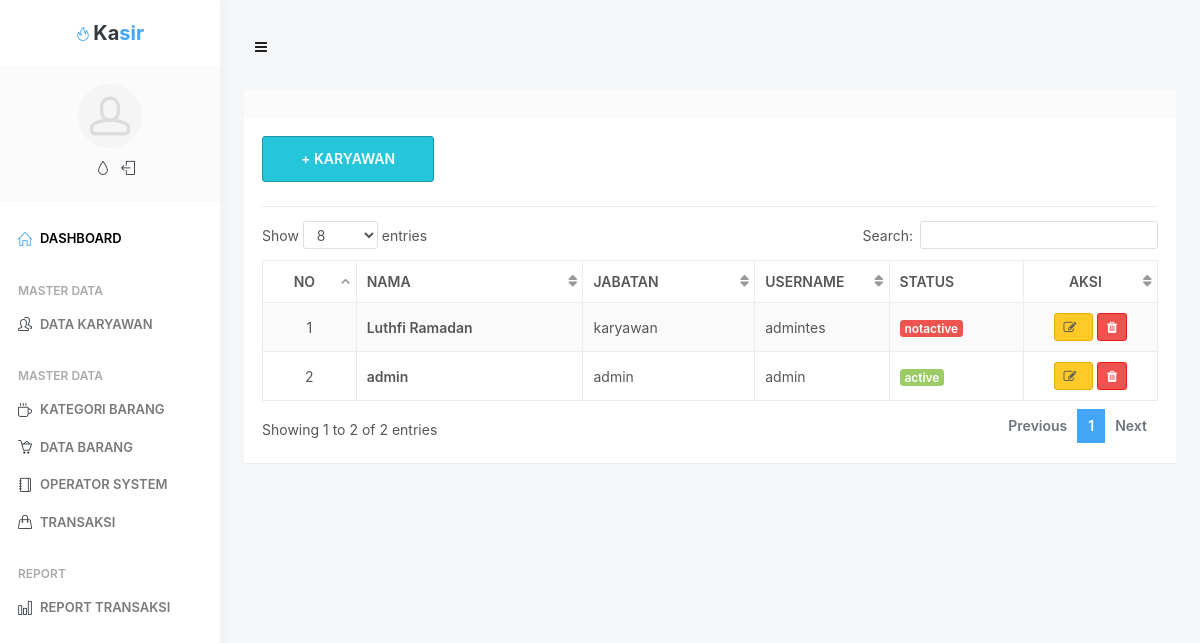
/index.php/AdminController/Datakaryawan, run on the app's committed database.
### tables this page shows
CREATE TABLE `tbluser` (
  `id_user` int(3) NOT NULL,
  `nama_user` varchar(20) DEFAULT NULL,
  `username` varchar(20) DEFAULT NULL,
  `password` varchar(150) DEFAULT NULL,
  `jabatan` enum('admin','karyawan') DEFAULT NULL,
  `status` enum('notactive','active') DEFAULT NULL
);

### application/controllers/AdminController.php (called while the page is built, shortened)
<?php
class AdminController extends CI_Controller {
	public function __construct()
	{
		$this->load->model('M_karyawan');
	}
	public function datakaryawan()
	{
		$data['karyawan'] = $this->M_karyawan->getAllDataKaryawan();
		$this->load->view('admin/layout/masterpage',$data);
	}
}

### index.php (called while the page is built, shortened)
<?php
require_once BASEPATH.'core/CodeIgniter.php';

### application/models/M_karyawan.php (called while the page is built, shortened)
<?php
class M_karyawan extends CI_Model {
	public function getAllDataKaryawan()
	{
		$query =$this->db->order_by('id_user', 'DESC')->get('tbluser');
		return $query->result();
	}
}

### application/views/admin/page/v_datakaryawan.php (the view, shortened to what this page needs)
<div class="block">
    <div class="block-header block-header-default">
    </div>
    <div class="block-content block-content-full">
        <button type="button" class="btn btn-hero btn-info text-uppercase mb-10" data-toggle="modal" data-target="#modal-large">+ Karyawan</button>
        <hr>
        <table class="table table-bordered table-striped table-vcenter js-dataTable-full">
            <thead>
                <tr>
                    <th class="text-center">No</th>
                    <th>Nama</th>
                    <th class="d-none d-sm-table-cell">Jabatan</th>
                    <th class="d-none d-sm-table-cell" style="width: 15%;">username</th>
                       <th class="d-none d-sm-table-cell" style="width: 15%;">Status</th>
                    <th class="text-center" style="width: 15%;">Aksi</th>
                </tr>
            </thead>
            <tbody>
                <?php
                $i = 0;
                foreach ($karyawan as $row) {
                    $i++;
                    ?>
                    <tr>
                        <td class="text-center">
                            <?php echo $i; ?>
                        </td>
                        <td class="font-w600">
                            <?php echo $row->nama_user ?>
                        </td>
                        <td class="d-none d-sm-table-cell">
                            <?php echo $row->jabatan ?>
                        </td>
                          <td class="d-none d-sm-table-cell">
                            <?php echo $row->username?>
                        </td>
                        <td class="d-none d-sm-table-cell">
                            <?php
                            if ($row->status=='notactive') {
                             echo "<span class='badge badge-danger'>".$row->status."</span>";
                         }else{
                             echo "<span class='badge badge-success'>".$row->status."</span>";
                         }
                         ?>
                     </td>
                     <td class="text-center">
                        <a class="btn btn-sm btn-warning" data-toggle="modal" data-target="#modal_edit<?php echo $row->id_user;?>" title="Edit Karyawan">
                            <i class="fa fa-edit"></i> &nbsp;
                        </a>
                        <a href="<?php echo site_url('KaryawanController/deleteKaryawan/'.$row->id_user) ?>" class="btn btn-sm btn-danger" data-toggle="tooltip" title="Hapus Karyawan" onclick="return confirm('Hapus Data ?');">
                            <i class="fa fa-trash"></i>
                        </a>
                    </td>
                </tr>
                <?php
            }
            ?>
        </tbody>
    </table>
</div>
</div>

### data on the page
tbluser: nama_user "Luthfi Ramadan", jabatan "karyawan", username "admintes", status "notactive"
tbluser: nama_user "admin", jabatan "admin", username "admin", status "active"
